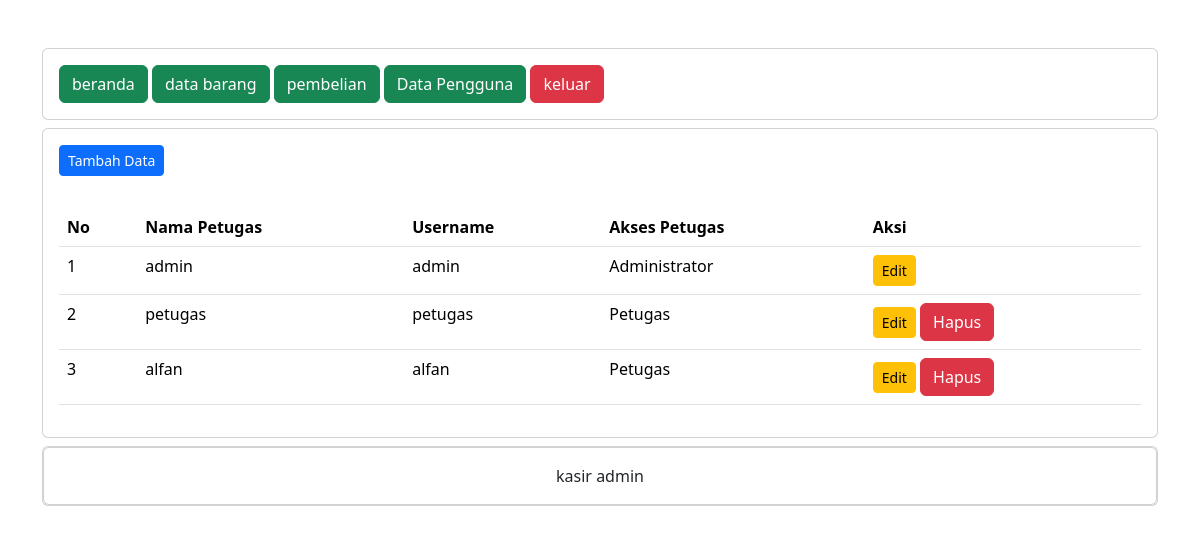
Screenshot of /administrator/data_pengguna.php (signed in) with the database file from the repository.
### tables this page shows
CREATE TABLE `petugas` (
  `id_petugas` int(11) NOT NULL,
  `nama_petugas` varchar(255) NOT NULL,
  `username` text NOT NULL,
  `password` text NOT NULL,
  `level` int(11) NOT NULL
);

### administrator/data_pengguna.php (the view, shortened to what this page needs)
<?php
include "header.php";
include "navbar.php";
?>
<div class="card mt-2">
    <div class="card-body">
        <button type="button" class="btn btn-primary btn-sm" data-bs-toggle="modal" data-bs-target="#tambah-data">
            Tambah Data
        </button>
    </div>
    <div class="card-body">
        <table class="table">
            <thead>
                <tr>
                    <th>No</th>
                    <th>Nama Petugas</th>
                    <th>Username</th>
                    <th>Akses Petugas</th>
                    <th>Aksi</th>
                </tr>
            </thead>
            <tbody>
                <?php
                include '../koneksi.php';
                $no = 1;
                $data = mysqli_query($koneksi, "select * from petugas");
                while ($d = mysqli_fetch_array($data)) {
                ?>
                    <tr>
                        <td><?php echo $no++; ?></td>
                        <td><?php echo $d['nama_petugas']; ?></td>
                        <td><?php echo $d['username']; ?></td>
                        <td>
                            <?php
                            if ($d['level'] == '1') { ?>
                                Administrator
                            <?php } else { ?>
                                Petugas
                            <?php } ?>
                        </td>
                        <td>
                            <button type="button" class="btn btn-warning btn-sm" data-bs-toggle="modal" data-bs-target="#edit-data<?php echo $d['id_petugas'];
                                                                                                                                    ?>">
                                Edit
                            </button>
                            <?php
                            if ($d['level'] == $_SESSION['level']) { ?>
                            <?php } else { ?>
                                <button type="button" class="btn btn-danger btnsm" data-bs-toggle="modal" data-bs-target="#hapus-data<?php echo
                                                                                                                                        $d['id_petugas']; ?>">
                                    Hapus
                                </button>
                            <?php } ?>
                        </td>
                    </tr>
                <?php } ?>
            </tbody>
        </table>
    </div>
</div>
<?php
include "footer.php";
?>

### rows the page displays
petugas: nama_petugas "admin", username "admin", level "Administrator"
petugas: nama_petugas "petugas", username "petugas", level "Petugas"
petugas: nama_petugas "alfan", username "alfan", level "Petugas"
